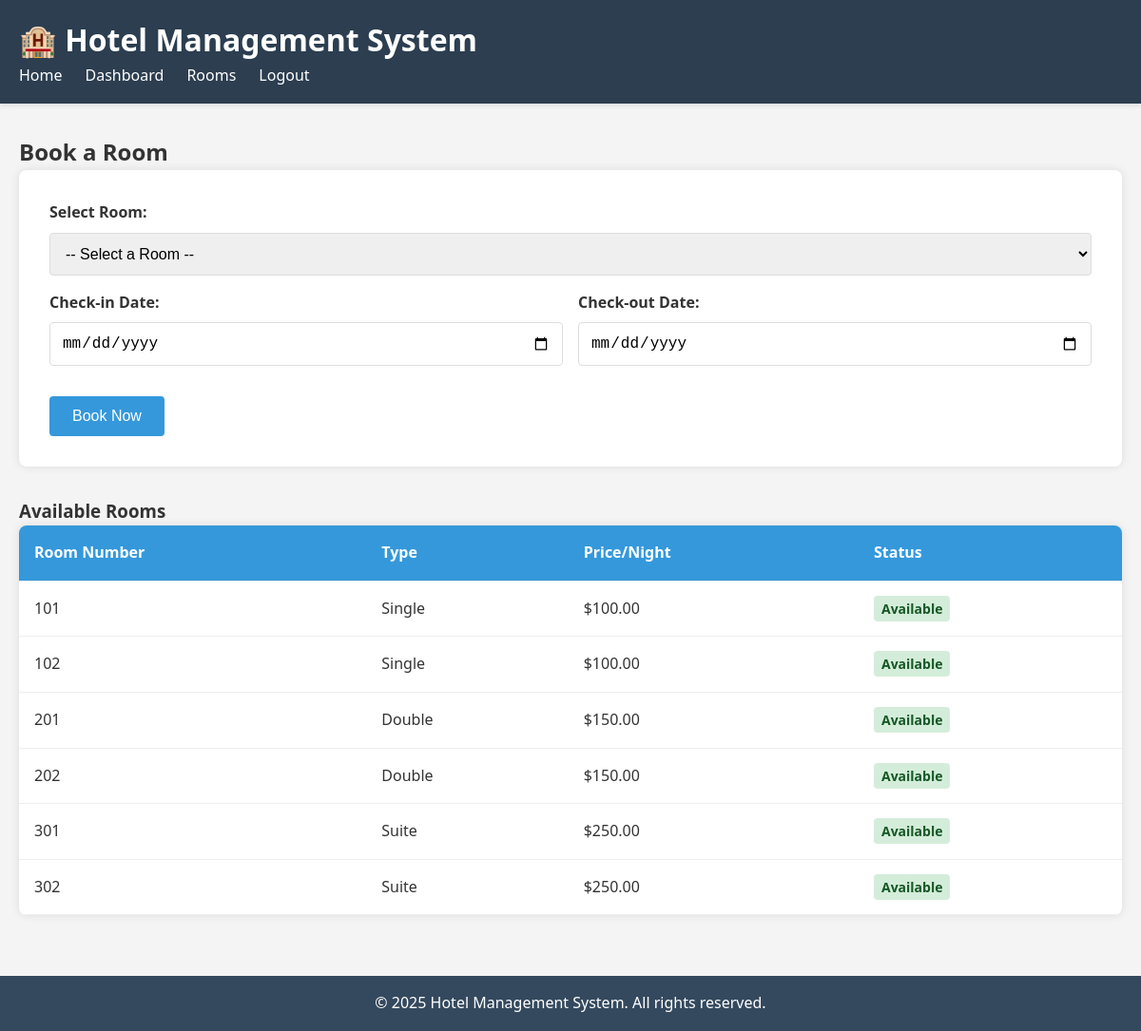
Page /book-room (signed in) on the committed database.
### tables this page shows
CREATE TABLE rooms (
            room_id INTEGER PRIMARY KEY AUTOINCREMENT,
            room_number TEXT UNIQUE NOT NULL,
            room_type TEXT NOT NULL,
            price_per_night REAL NOT NULL,
            status TEXT NOT NULL DEFAULT 'Available'
        );

### app.py (the view)
@app.route('/book-room')
def book_room():
    if not is_logged_in():
        flash('Please log in to book a room!')
        return redirect(url_for('login'))
    conn = get_db_connection()
    available_rooms = conn.execute('''
        SELECT * FROM rooms
        WHERE status = "Available"
    ''').fetchall()
    conn.close()
    return render_template('booking.html', rooms=available_rooms)

### app.py (called while the page is built)
def get_db_connection():
    conn = sqlite3.connect(DATABASE)
    conn.row_factory = sqlite3.Row
    return conn

def is_logged_in():
    return 'user_id' in session

### templates/booking.html (shortened to what this page needs)
{% extends "base.html" %}
{% block content %}
<h2>Book a Room</h2>
{% if rooms %}
    <form method="POST" action="{{ url_for('process_booking') }}" class="booking-form">
        <div class="form-group">
            <label for="room_id">Select Room:</label>
            <select id="room_id" name="room_id" required>
                <option value="">-- Select a Room --</option>
            </select>
        </div>
        <div class="form-row">
            <div class="form-group">
                <label for="check_in">Check-in Date:</label>
                <input type="date" id="check_in" name="check_in" required>
            </div>
            <div class="form-group">
                <label for="check_out">Check-out Date:</label>
                <input type="date" id="check_out" name="check_out" required>
            </div>
        </div>
        <button type="submit" class="btn btn-primary">Book Now</button>
    </form>
    <h3>Available Rooms</h3>
    <table class="data-table">
        <thead>
            <tr>
                <th>Room Number</th>
                <th>Type</th>
                <th>Price/Night</th>
                <th>Status</th>
            </tr>
        </thead>
        <tbody>
            {% for room in rooms %}
            <tr>
                <td>{{ room.room_number }}</td>
                <td>{{ room.room_type }}</td>
                <td>${{ "%.2f"|format(room.price_per_night) }}</td>
                <td>
                    <span class="status {{ room.status.lower() }}">
                        {{ room.status }}
                    </span>
                </td>
            </tr>
            {% endfor %}
        </tbody>
    </table>
{% else %}
    <p>No rooms are currently available for booking.</p>
{% endif %}
{% endblock %}

### static/style.css (style rules this page uses)
* { margin: 0; padding: 0; box-sizing: border-box; }
body { font-family: 'Segoe UI', Tahoma, Geneva, Verdana, sans-serif; line-height: 1.6; color: #333; background-color: #f4f4f4; }
.btn { display: inline-block; padding: 0.75rem 1.5rem; border: none; border-radius: 4px; text-decoration: none; cursor: pointer; font-size: 1rem; transition: background-color 0.3s; }
.btn-primary { background-color: #3498db; color: white; }
.form-group { margin-bottom: 1rem; }
.form-row { display: flex; gap: 1rem; margin-bottom: 1rem; }
.form-row .form-group { flex: 1; }
label { display: block; margin-bottom: 0.5rem; font-weight: bold; }
input, select, textarea { width: 100%; padding: 0.75rem; border: 1px solid #ddd; border-radius: 4px; font-size: 1rem; }
.data-table { width: 100%; border-collapse: collapse; background-color: white; border-radius: 8px; overflow: hidden; box-shadow: 0 0 10px rgba(0,0,0,0.1); }
.data-table th, .data-table td { padding: 1rem; text-align: left; border-bottom: 1px solid #eee; }
.data-table th { background-color: #3498db; color: white; font-weight: bold; }
.status { padding: 0.25rem 0.5rem; border-radius: 4px; font-size: 0.875rem; font-weight: bold; }
.status.available { background-color: #d4edda; color: #155724; }
.booking-form { background-color: white; padding: 2rem; border-radius: 8px; box-shadow: 0 0 10px rgba(0,0,0,0.1); margin-bottom: 2rem; }

### rows in the picture
rooms: room_number "101", room_type "Single", price_per_night "100.00", status "Available"
rooms: room_number "102", room_type "Single", price_per_night "100.00", status "Available"
rooms: room_number "201", room_type "Double", price_per_night "150.00", status "Available"
rooms: room_number "202", room_type "Double", price_per_night "150.00", status "Available"
rooms: room_number "301", room_type "Suite", price_per_night "250.00", status "Available"
rooms: room_number "302", room_type "Suite", price_per_night "250.00", status "Available"
